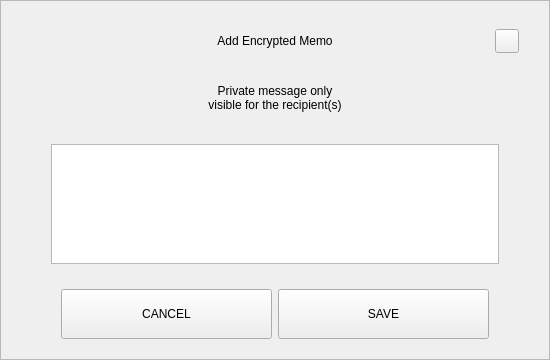
<?xml version="1.0" encoding="UTF-8"?>
<ui version="4.0">
 <class>SendMemoDialog</class>
 <widget class="QDialog" name="SendMemoDialog">
  <property name="geometry">
   <rect>
    <x>0</x>
    <y>0</y>
    <width>550</width>
    <height>360</height>
   </rect>
  </property>
  <property name="windowTitle">
   <string>Dialog</string>
  </property>
  <layout class="QVBoxLayout" name="verticalLayout">
   <property name="spacing">
    <number>0</number>
   </property>
   <property name="leftMargin">
    <number>0</number>
   </property>
   <property name="topMargin">
    <number>0</number>
   </property>
   <property name="rightMargin">
    <number>0</number>
   </property>
   <property name="bottomMargin">
    <number>0</number>
   </property>
   <item>
    <widget class="QFrame" name="frame">
     <property name="styleSheet">
      <string notr="true"/>
     </property>
     <property name="frameShape">
      <enum>QFrame::StyledPanel</enum>
     </property>
     <property name="frameShadow">
      <enum>QFrame::Raised</enum>
     </property>
     <layout class="QVBoxLayout" name="verticalLayout_2" stretch="0,0,0,0,0,0">
      <property name="spacing">
       <number>0</number>
      </property>
      <property name="leftMargin">
       <number>30</number>
      </property>
      <property name="topMargin">
       <number>20</number>
      </property>
      <property name="rightMargin">
       <number>30</number>
      </property>
      <property name="bottomMargin">
       <number>20</number>
      </property>
      <item>
       <layout class="QHBoxLayout" name="horizontalLayout_3">
        <property name="spacing">
         <number>0</number>
        </property>
        <item>
         <spacer name="horizontalSpacer_2">
          <property name="orientation">
           <enum>Qt::Horizontal</enum>
          </property>
          <property name="sizeHint" stdset="0">
           <size>
            <width>40</width>
            <height>20</height>
           </size>
          </property>
         </spacer>
        </item>
        <item>
         <widget class="QLabel" name="labelTitle">
          <property name="minimumSize">
           <size>
            <width>0</width>
            <height>40</height>
           </size>
          </property>
          <property name="maximumSize">
           <size>
            <width>16777215</width>
            <height>40</height>
           </size>
          </property>
          <property name="styleSheet">
           <string notr="true">padding-left:24px;</string>
          </property>
          <property name="text">
           <string notr="true">Add Encrypted Memo</string>
          </property>
          <property name="alignment">
           <set>Qt::AlignCenter</set>
          </property>
          <property name="margin">
           <number>7</number>
          </property>
         </widget>
        </item>
        <item>
         <spacer name="horizontalSpacer">
          <property name="orientation">
           <enum>Qt::Horizontal</enum>
          </property>
          <property name="sizeHint" stdset="0">
           <size>
            <width>40</width>
            <height>20</height>
           </size>
          </property>
         </spacer>
        </item>
        <item>
         <widget class="QPushButton" name="btnEsc">
          <property name="minimumSize">
           <size>
            <width>24</width>
            <height>24</height>
           </size>
          </property>
          <property name="maximumSize">
           <size>
            <width>24</width>
            <height>24</height>
           </size>
          </property>
          <property name="focusPolicy">
           <enum>Qt::NoFocus</enum>
          </property>
          <property name="text">
           <string/>
          </property>
         </widget>
        </item>
       </layout>
      </item>
      <item alignment="Qt::AlignHCenter">
       <widget class="QLabel" name="labelMessage">
        <property name="minimumSize">
         <size>
          <width>0</width>
          <height>50</height>
         </size>
        </property>
        <property name="text">
         <string>Private message only visible for the recipient(s)</string>
        </property>
        <property name="alignment">
         <set>Qt::AlignCenter</set>
        </property>
        <property name="wordWrap">
         <bool>true</bool>
        </property>
       </widget>
      </item>
      <item>
       <spacer name="verticalSpacer_3">
        <property name="orientation">
         <enum>Qt::Vertical</enum>
        </property>
        <property name="sizeType">
         <enum>QSizePolicy::Fixed</enum>
        </property>
        <property name="sizeHint" stdset="0">
         <size>
          <width>20</width>
          <height>10</height>
         </size>
        </property>
       </spacer>
      </item>
      <item>
       <layout class="QHBoxLayout" name="horizontalLayout_2">
        <property name="spacing">
         <number>0</number>
        </property>
        <property name="leftMargin">
         <number>20</number>
        </property>
        <property name="rightMargin">
         <number>20</number>
        </property>
        <item>
         <widget class="QTextEdit" name="textEdit">
          <property name="maximumSize">
           <size>
            <width>16777215</width>
            <height>120</height>
           </size>
          </property>
          <property name="horizontalScrollBarPolicy">
           <enum>Qt::ScrollBarAlwaysOff</enum>
          </property>
          <property name="documentTitle">
           <string notr="true"/>
          </property>
          <property name="html">
           <string>&lt;!DOCTYPE HTML PUBLIC &quot;-//W3C//DTD HTML 4.0//EN&quot; &quot;http://www.w3.org/TR/REC-html40/strict.dtd&quot;&gt;
&lt;html&gt;&lt;head&gt;&lt;meta name=&quot;qrichtext&quot; content=&quot;1&quot; /&gt;&lt;style type=&quot;text/css&quot;&gt;
p, li { white-space: pre-wrap; }
&lt;/style&gt;&lt;/head&gt;&lt;body style=&quot; font-family:'.SF NS Text'; font-size:13pt; font-weight:400; font-style:normal;&quot;&gt;
&lt;p style=&quot;-qt-paragraph-type:empty; margin-top:0px; margin-bottom:0px; margin-left:0px; margin-right:0px; -qt-block-indent:0; text-indent:0px;&quot;&gt;&lt;br /&gt;&lt;/p&gt;&lt;/body&gt;&lt;/html&gt;</string>
          </property>
         </widget>
        </item>
       </layout>
      </item>
      <item>
       <spacer name="verticalSpacer">
        <property name="orientation">
         <enum>Qt::Vertical</enum>
        </property>
        <property name="sizeType">
         <enum>QSizePolicy::Fixed</enum>
        </property>
        <property name="sizeHint" stdset="0">
         <size>
          <width>20</width>
          <height>25</height>
         </size>
        </property>
       </spacer>
      </item>
      <item>
       <layout class="QHBoxLayout" name="horizontalLayout" stretch="2,2">
        <property name="spacing">
         <number>6</number>
        </property>
        <property name="leftMargin">
         <number>30</number>
        </property>
        <property name="rightMargin">
         <number>30</number>
        </property>
        <item>
         <widget class="QPushButton" name="btnCancel">
          <property name="minimumSize">
           <size>
            <width>180</width>
            <height>50</height>
           </size>
          </property>
          <property name="focusPolicy">
           <enum>Qt::NoFocus</enum>
          </property>
          <property name="text">
           <string>CANCEL</string>
          </property>
         </widget>
        </item>
        <item>
         <widget class="QPushButton" name="btnSave">
          <property name="minimumSize">
           <size>
            <width>180</width>
            <height>50</height>
           </size>
          </property>
          <property name="focusPolicy">
           <enum>Qt::NoFocus</enum>
          </property>
          <property name="text">
           <string>SAVE</string>
          </property>
         </widget>
        </item>
       </layout>
      </item>
     </layout>
    </widget>
   </item>
  </layout>
 </widget>
 <resources/>
 <connections/>
</ui>
